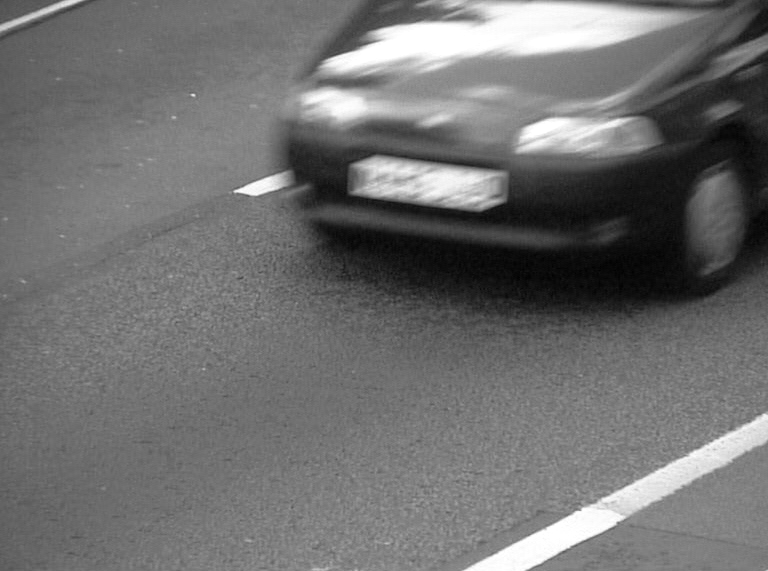
%> input picture Frequency Domain filtering and Wiener ﬁltering/car_blurred.png, 768 x 571 px
$ octave main1.m   (GNU Octave 9; MATLAB toolbox functions it lacks are replaced by stand-ins)
%> lines starting %> are read from the running program, lines starting %| are printed output that depends on the picture
### Frequency Domain filtering and Wiener ﬁltering/imnoise2.m
% Provided code for CW (KCL BME)
function R = imnoise2(type, varargin)
%IMNOISE2 Generates an array of random numbers with specified PDF.
% R = IMNOISE2(TYPE, M, N, A, B) generates an array, R, of size
% M-by-N, whose elements are random numbers of the specified TYPE
% with parameters A and B. If only TYPE is included in the
% input argument list, a single random number of the specified
% TYPE and default parameters shown below is generated. If only
% TYPE, M, and N are provided, the default parameters shown below
% are used. If M = N = 1, IMNOISE2 generates a single random
% number of the specified TYPE and parameters A and B.
%
% Valid values for TYPE and parameters A and Bare:
%
%  'uniform'           Uniform random numbers in the interval (A, B). the
%                      default values are (0, 1).
%  'gaussian'          Gaussian random numbers with mean A and standard
%                      deviation B. The default values are A = 0, B = 1.
%  'salt & pepper'     Salt and pepper numbers of amplitude 0 with
%                      probability Pa = A, and amplitude 1 with
%                      probability Pb = B. The default values are Pa
%                      Pb = A = B = 0.05. Note that the noise has
%                      values 0 (with probability Pa = A) and 1 (with
%                      probability Pb = B), so scaling is necessary if
%                      values other than 0 and 1 are required. The
%                      noise matrix R is assigned three values. If
%                      R( x, y) = 0, the noise at (x, y) is pepper
%                      (black). If R(x, y) = 1, the noise at (x, y) is
%                      salt (white). If R(x, y) = 0.5, there is no
%                      noise assigned to coordinates (x, y).
%  'lognormal'         Lognormal numbers with offset A and shape
%                      parameter B. The defaults are A = 1 and B =
%                      0.25.
%  'rayleigh'          Rayleigh noise with parameters A and B. The
%                      default values are A = 0 and B = 1.
%  'exponential'       Exponential random numbers with parameter A.
%                      The default is A = 1.
%  'erlang'            Erlang (gamma) random numbers with parameters A
%                      and B. B must be a positive integer. The
%                      defaults are A = 2 and B = 5. Erlang random
%                      numbers are approximated as the sum of B
%                      exponential random numbers.

% Set defaults.
[M, N, a, b] = setDefaults(type, varargin{:});

% Begin processing . Use lower(type) to protect against input being
% capitalized.
switch lower(type)
    case 'uniform'
        R = a + (b - a)*rand(M, N);
    case 'gaussian'
        R = a + b*randn(M, N);
    case 'salt & pepper'
        R = saltpepper(M, N, a, b);
    case 'lognormal'
        R = exp(b*randn(M, N) + a);
    case 'rayleigh'
        R = a + (- b*log(1 - rand(M, N))).^0.5;
    case 'exponential'
        R = exponential(M, N, a);
    case 'erlang'
        R = erlang(M, N, a, b);
    otherwise
        error('Unknown distribution type.' )
end

%-------------------------------------------------------------------------
% [15 lines left out: function saltpepper, not called in this run]
%-------------------------------------------------------------------------
% [6 lines left out: function exponential, not called in this run]
%-------------------------------------------------------------------------
% [9 lines left out: function erlang, not called in this run]
%-------------------------------------------------------------------------
function varargout = setDefaults(type, varargin)
varargout = varargin;
P = numel(varargin);
if P < 4
    % Set default b.
    varargout{4} = 1;
end
if P < 3
    % Set default a.
    varargout{3} = 0;
end
if P < 2
    % Set default N.
    varargout{2} = 1;
end
if P < 1
    % Set default M.
    varargout{1} = 1;
end
if (P <= 2)
    switch type
        case ' salt & pepper '
            % a = b = 0.05.
            varargout{3} = 0.05;
            varargout{4} = 0.05;
        case 'lognormal'
            % a = 1; b = 0.25;
            varargout{3} = 1;
            varargout{4} = 0.25;
        case 'exponential'
            % a = 1.
            varargout{3} = 1;
        case 'erlang'
            % a = 2; b = 5.
            varargout{3} = 2;
            varargout{4} = 5;
    end
end

### Frequency Domain filtering and Wiener ﬁltering/main1.m
% Toby Thomas, 2017
%% question 1
%% A)
clear; close all;
% load in file
load('mr_data.mat');

%
mr_data_abs = abs(mr_data);
% Plot mad and freq spectrum
figure('Position',get(groot,'ScreenSize'))
subplot(1,3,1)
imshow(mr_data_abs,[])
title('mr data')
mr_data_spectrum = fftshift(fft2(mr_data_abs));
subplot(1,3,2)
imagesc((abs(mr_data_spectrum)))
axis image
title('mr data frequency spectrum (amplitude)')
subplot(1,3,3)
imagesc(log(abs(mr_data_spectrum)))
axis image
title('mr data frequency spectrum (log(amplitude))')
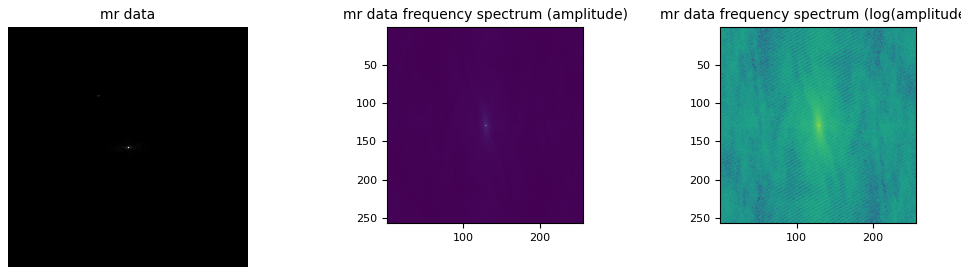
%> figure redrawn from the program's plot data, 3 panels

%% B)

N = size(mr_data);
f = linspace(-f_s(1)/2, f_s(1)/2*(1-2/N(1)), N(1)); % mm
figure('Position',get(groot,'ScreenSize'))
subplot(1,2,1)
imagesc(f,f,log(abs(mr_data)))
colormap(gray)
axis image
xlabel('u (mm^{-1})')
ylabel('v (mm^{-1})')
title('Data containing spike noise')
spike_image = ifft2(mr_data);
subplot(1,2,2)
imshow(abs(spike_image),[])
title('Image with spike noise artefacts')
% There is one visibly bright spot apparent in the spectrum, along with
% spatially periodic artefacts in the image that make it difficult to
% interepret.

peak_locations = [(128-round(0.43*128)+1),(128-round(0.24*128))];
% peak_locations = [-0.25,-0.4297];
disp(['The peak is at indices: ', num2str(peak_locations(1,1:2))]);
%The peaks are at indices: 109 114 and: 232 154

[u,v] = meshgrid(f);

% Lowpass Gaussian filter
D = sqrt(u.^2 + v.^2);
Cutoff = 0.1;
idealFilter = exp(-D.^2/(2*Cutoff^2));

% create a notch filter
% idealFilter = double(sqrt(u.^2 + v.^2) < 0.01);
notchFilt1 = zeros(size(mr_data));

% filter at point 1
notchFilt1(peak_locations(1,1),peak_locations(1,2)) = 1;

% convolve and subtract
notchFilt1 = 1-conv2(abs(notchFilt1),idealFilter,'same');

%plot
figure('Position',get(groot,'ScreenSize'));
subplot(1,3,1)
imagesc(f,f,notchFilt1)
axis image
title('Notch filter')
xlabel('u (mm^{-1})')
ylabel('v (mm^{-1})')
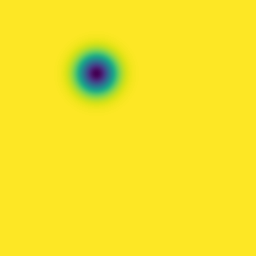
%> displayed picture: size 256x256x3, on the screen's scale of 0 to 255; mean R, G, B 246.2, 228.5, 39

% apply filter to the mr_data
notch1FilteredSpec = notchFilt1.*mr_data;
mr_data_mod = ifft2(notch1FilteredSpec);

%plot freq domain
figure('Position',get(groot,'ScreenSize'));
subplot(1,2,1)
imagesc(f,f,log(abs(notch1FilteredSpec)))
axis image
colormap gray;
title('Notch filtered mr data')

%plot notch filtered mr data
subplot(1,2,2)
imshow(abs(mr_data_mod),[]);
title('Notch filtered image');
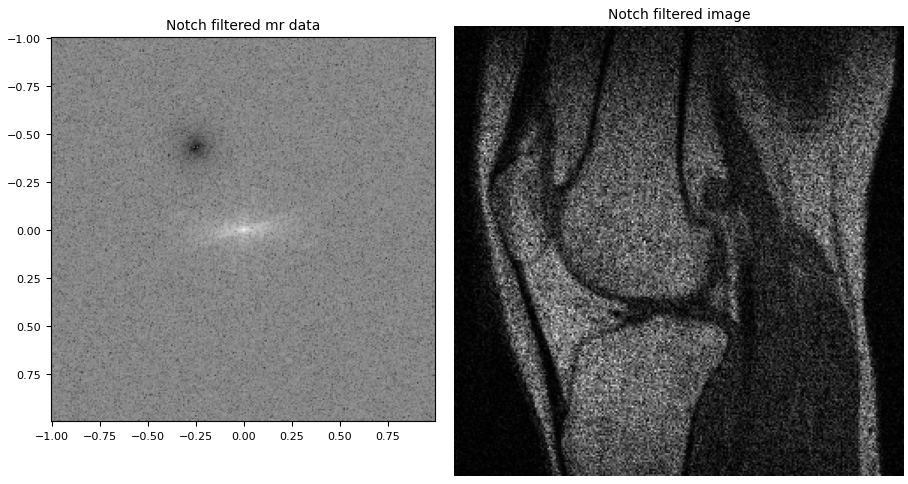
%> figure redrawn from the program's plot data, 2 panels

%% C)
Cutoff = 0.2;
% i.
gauss_filter = exp(-D.^2/(2*Cutoff^2));
figure('Position',get(groot,'ScreenSize'));
subplot(2,3,1);
imagesc(f,f,gauss_filter), colormap gray;
title('Gauss lowpass filter at 0.2 mm^{-1}')

% ii.
ideal_lowpass = D < 0.2;
subplot(2,3,2);
imagesc(f,f,ideal_lowpass)
colormap gray;
title('Ideal Lowpass Filter at 0.2 mm^{-1}')

%iii.
order = 0.5;
butterworth = 1-1./(1+(Cutoff./D).^(2*order));
subplot(2,3,3);
imagesc(f,f,butterworth)
colormap gray;
title('Butterworth filter of order 0.5 and cutoff at 0.2 mm^{-1}');
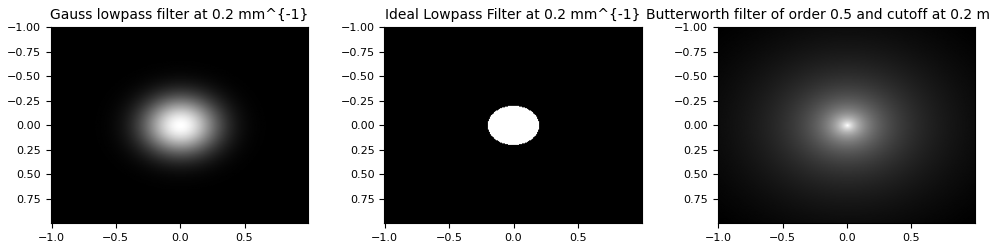
%> figure redrawn from the program's plot data, 3 panels

%% Question 2
%% A)
car = imread('car_blurred.png');
%> car is the input picture: size 571x768 uint8; min 1, max 255, mean 111.8

% extract a uniform section of the image to find NSR
%region:
% x: 66 ==> 91
% y: 534 ==> 602
region = car(66:91,534:602);
figure('position', get(groot, 'ScreenSize'));
subplot(1,2,1)
imshow(car(region));
title('section of image used to find NSR')
subplot(1,2,2)
imhist(region(:)), ylim([0 300])
title('Histogram of chosen section')
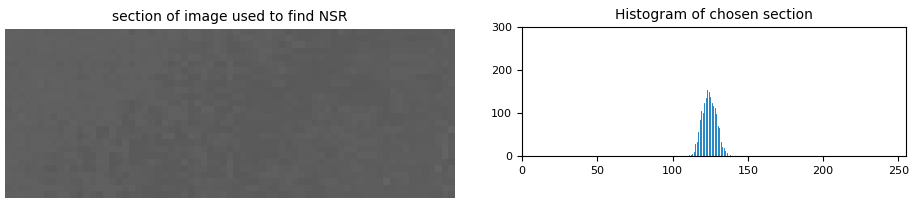
%> figure redrawn from the program's plot data, 2 panels

% The noise has a gaussian distribution.
% Now find mean and standandard deviation of region.
mean_val = mean(region(:));
%> mean_val = 124.1
std_val = std(double(region(:)));
%> std_val = 4.63

fprintf('The mean value of the gaussian noise is: %.2d\n', mean_val)
%| The mean value of the gaussian noise is: 1.2e+02
fprintf('The standard deviation of the gaussian noise is: %.2d\n', std_val)
%| The standard deviation of the gaussian noise is: 4.6

% find size of image
[m,n] = size(car);
%> m = 571; n = 768
% create correcting noise
noise =  imnoise2('Gaussian',m,n,0,std_val.^2); % Gaussian noise
%> in setDefaults, `varargout = varargin;`: varargout = {571, 768, 0, 21.45}
%> in imnoise2, `[M, N, a, b] = setDefaults(type, varargin{:});`: M = 571; N = 768; a = 0; b = 21.45
%> in imnoise2, `R = a + b*randn(M, N);`:
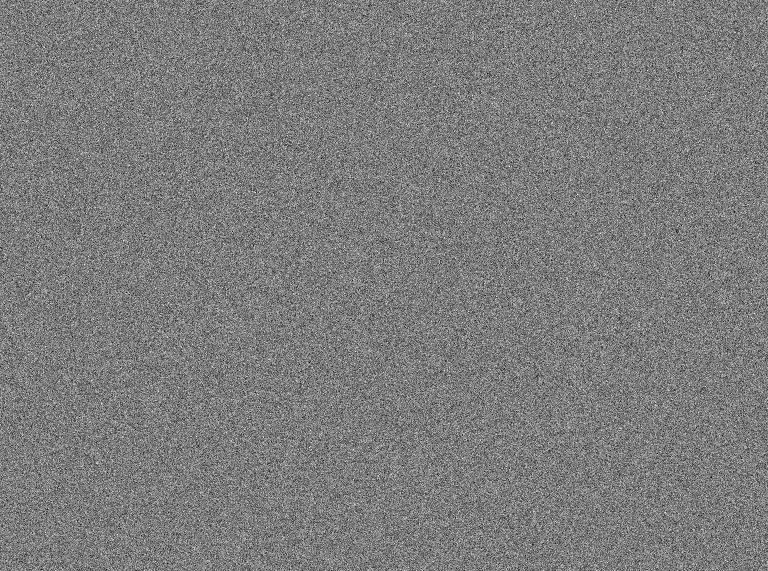
%> R: size 571x768 double; min -93.45, max 97.59, mean 0; drawn with min black and max white
Sn = abs(fft2(noise)).^2;
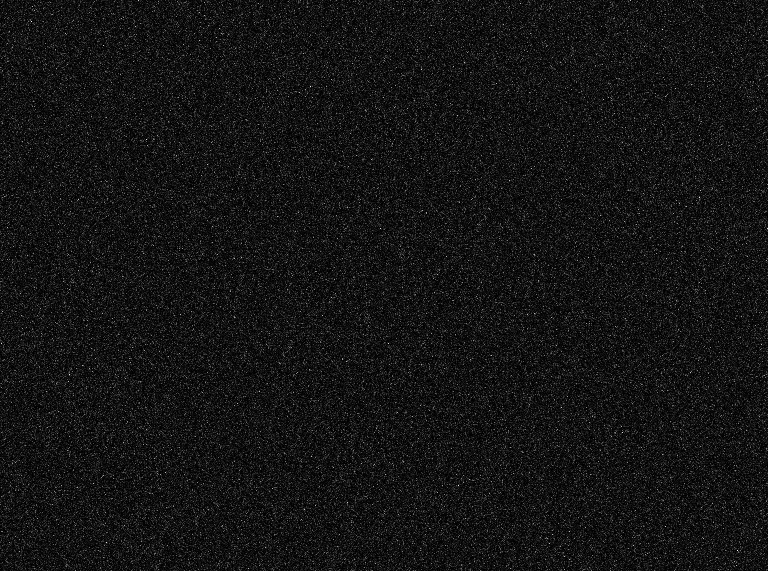
%> Sn: size 571x768 double; min 422.6, max 2.51e+09, mean 201407733.6; drawn with min black and max white
nA = sum(Sn(:))/numel(noise);
%> nA = 201407733.6
Sf = abs(fft2(car)).^2;
fA = sum(Sf(:))/numel(car);
%> fA = 6.49e+09
NSR = nA/fA;
%> NSR = 0.031

% reduce blur - create psf
LEN = sqrt((376-349)^2 + (164-154)^2);
ang_rad = atan((164-154)/(376-352));
THETA = (ang_rad*180)/pi;
%> (the run ends here)
